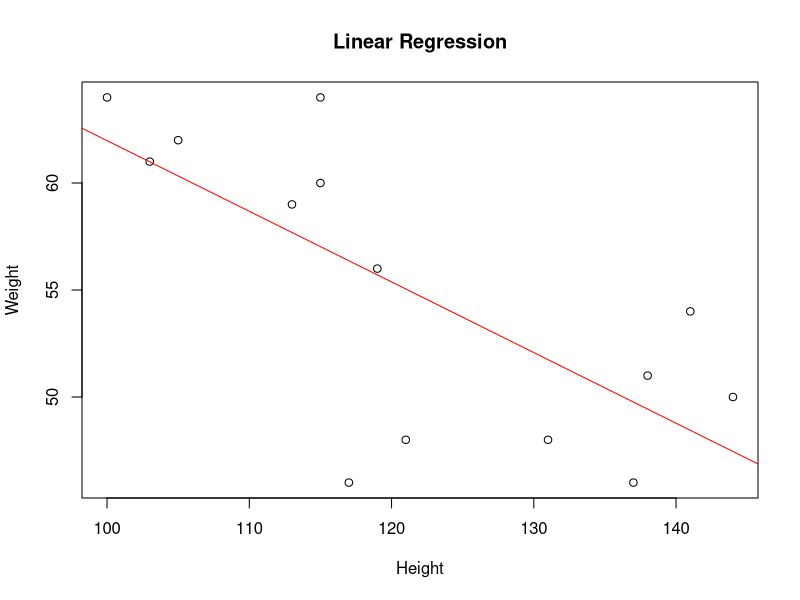

R code for this plot:
height <- c(103,117,105,141,115,138,144,137,100,131,119,115,121,113) 
weight <- c(61,46,62,54,60,51,50,46,64,48,56,64,48,59)
length(weight)
length(height)
student <- lm(weight ~ height)
summary(student)
new_data <- data.frame(height = 199)
predictions <- predict(student, newdata = new_data, interval = "confidence")
print(predictions)
plot(height, weight, main = "Linear Regression", xlab = "Height", ylab = "Weight")
abline(student, col = "red")
points(new_data$height, predictions[1], col = "blue", pch = 19)
arrows(new_data$height, predictions[2], new_data$height, predictions[3], angle = 90, code = 3, col = "blue")
